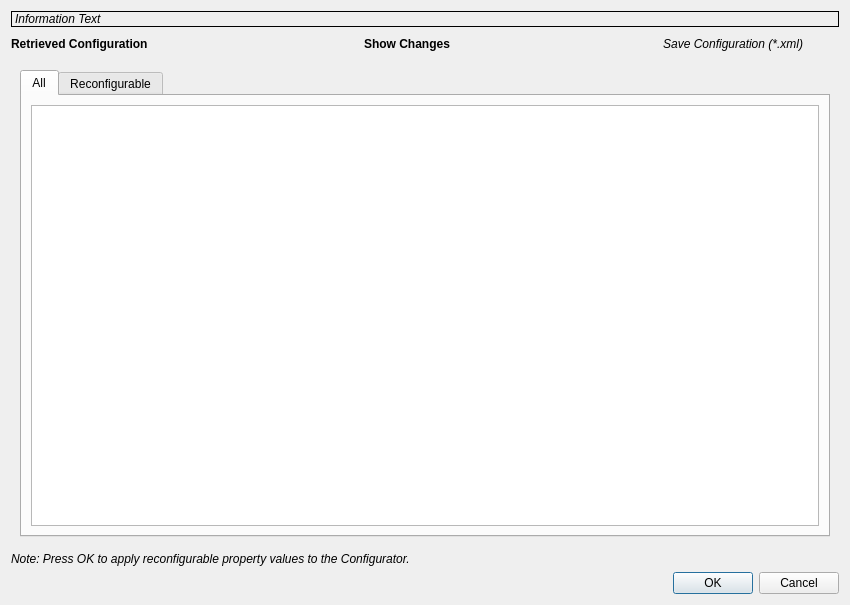
<?xml version="1.0" encoding="UTF-8"?>
<ui version="4.0">
 <class>ConfigurationDialog</class>
 <widget class="QDialog" name="ConfigurationDialog">
  <property name="geometry">
   <rect>
    <x>0</x>
    <y>0</y>
    <width>850</width>
    <height>605</height>
   </rect>
  </property>
  <property name="windowTitle">
   <string>Dialog</string>
  </property>
  <layout class="QVBoxLayout" name="verticalLayout_3">
   <item>
    <widget class="QLabel" name="ui_info">
     <property name="font">
      <font>
       <italic>true</italic>
      </font>
     </property>
     <property name="frameShape">
      <enum>QFrame::Box</enum>
     </property>
     <property name="text">
      <string>Information Text</string>
     </property>
    </widget>
   </item>
   <item>
    <layout class="QHBoxLayout" name="horizontalLayout_3">
     <item>
      <widget class="QLabel" name="ui_show">
       <property name="font">
        <font>
         <weight>75</weight>
         <bold>true</bold>
        </font>
       </property>
       <property name="text">
        <string>Retrieved Configuration</string>
       </property>
      </widget>
     </item>
     <item>
      <widget class="QPushButton" name="ui_swap">
       <property name="font">
        <font>
         <weight>75</weight>
         <bold>true</bold>
        </font>
       </property>
       <property name="text">
        <string>Show Changes</string>
       </property>
       <property name="iconSize">
        <size>
         <width>24</width>
         <height>24</height>
        </size>
       </property>
       <property name="flat">
        <bool>true</bool>
       </property>
      </widget>
     </item>
     <item>
      <widget class="QLabel" name="label">
       <property name="font">
        <font>
         <weight>50</weight>
         <italic>true</italic>
         <bold>false</bold>
        </font>
       </property>
       <property name="layoutDirection">
        <enum>Qt::LeftToRight</enum>
       </property>
       <property name="text">
        <string>Save Configuration (*.xml)</string>
       </property>
       <property name="alignment">
        <set>Qt::AlignRight|Qt::AlignTrailing|Qt::AlignVCenter</set>
       </property>
      </widget>
     </item>
     <item>
      <widget class="QPushButton" name="ui_save_configuration">
       <property name="maximumSize">
        <size>
         <width>30</width>
         <height>120</height>
        </size>
       </property>
       <property name="text">
        <string/>
       </property>
       <property name="iconSize">
        <size>
         <width>24</width>
         <height>24</height>
        </size>
       </property>
       <property name="flat">
        <bool>true</bool>
       </property>
      </widget>
     </item>
    </layout>
   </item>
   <item>
    <widget class="QStackedWidget" name="ui_stack_widget">
     <property name="minimumSize">
      <size>
       <width>220</width>
       <height>0</height>
      </size>
     </property>
     <property name="currentIndex">
      <number>0</number>
     </property>
     <widget class="QWidget" name="page_1">
      <layout class="QVBoxLayout" name="verticalLayout_5">
       <item>
        <widget class="QTabWidget" name="tabWidget">
         <property name="currentIndex">
          <number>0</number>
         </property>
         <widget class="QWidget" name="All">
          <attribute name="title">
           <string>All</string>
          </attribute>
          <layout class="QVBoxLayout" name="verticalLayout_12">
           <item>
            <widget class="QTextEdit" name="ui_text_info_all">
             <property name="sizePolicy">
              <sizepolicy hsizetype="MinimumExpanding" vsizetype="MinimumExpanding">
               <horstretch>0</horstretch>
               <verstretch>0</verstretch>
              </sizepolicy>
             </property>
             <property name="minimumSize">
              <size>
               <width>200</width>
               <height>0</height>
              </size>
             </property>
             <property name="readOnly">
              <bool>true</bool>
             </property>
            </widget>
           </item>
          </layout>
         </widget>
         <widget class="QWidget" name="Configurable">
          <attribute name="title">
           <string>Reconfigurable</string>
          </attribute>
          <layout class="QVBoxLayout" name="verticalLayout_6">
           <item>
            <layout class="QHBoxLayout" name="horizontalLayout_5">
             <property name="spacing">
              <number>0</number>
             </property>
             <item>
              <widget class="QCheckBox" name="ui_reconfigurable_only">
               <property name="toolTip">
                <string>Show properties reconfigurable in current device state.</string>
               </property>
               <property name="text">
                <string>Show Currently Allowed</string>
               </property>
              </widget>
             </item>
             <item>
              <spacer name="horizontalSpacer">
               <property name="orientation">
                <enum>Qt::Horizontal</enum>
               </property>
               <property name="sizeHint" stdset="0">
                <size>
                 <width>40</width>
                 <height>20</height>
                </size>
               </property>
              </spacer>
             </item>
             <item>
              <widget class="QLabel" name="ui_config_count">
               <property name="font">
                <font>
                 <italic>true</italic>
                </font>
               </property>
               <property name="text">
                <string/>
               </property>
              </widget>
             </item>
            </layout>
           </item>
           <item>
            <widget class="QTextEdit" name="ui_text_info_configurable">
             <property name="sizePolicy">
              <sizepolicy hsizetype="MinimumExpanding" vsizetype="MinimumExpanding">
               <horstretch>0</horstretch>
               <verstretch>0</verstretch>
              </sizepolicy>
             </property>
             <property name="minimumSize">
              <size>
               <width>200</width>
               <height>0</height>
              </size>
             </property>
             <property name="readOnly">
              <bool>true</bool>
             </property>
            </widget>
           </item>
          </layout>
         </widget>
        </widget>
       </item>
      </layout>
     </widget>
     <widget class="QWidget" name="page_2">
      <layout class="QVBoxLayout" name="verticalLayout_4">
       <item>
        <layout class="QHBoxLayout" name="horizontalLayout">
         <item>
          <widget class="QCheckBox" name="ui_synchronize_bars">
           <property name="text">
            <string>Synchronize scrollbars</string>
           </property>
           <property name="checked">
            <bool>true</bool>
           </property>
          </widget>
         </item>
         <item>
          <widget class="QCheckBox" name="ui_hide_readonly">
           <property name="text">
            <string>Hide ReadOnly</string>
           </property>
          </widget>
         </item>
        </layout>
       </item>
       <item>
        <layout class="QHBoxLayout" name="horizontalLayout_2">
         <item>
          <layout class="QVBoxLayout" name="verticalLayout">
           <item>
            <widget class="QLabel" name="label_existing">
             <property name="font">
              <font>
               <weight>75</weight>
               <bold>true</bold>
              </font>
             </property>
             <property name="text">
              <string>Existing Configuration</string>
             </property>
            </widget>
           </item>
           <item>
            <widget class="QTextEdit" name="ui_existing">
             <property name="sizePolicy">
              <sizepolicy hsizetype="MinimumExpanding" vsizetype="MinimumExpanding">
               <horstretch>0</horstretch>
               <verstretch>0</verstretch>
              </sizepolicy>
             </property>
             <property name="minimumSize">
              <size>
               <width>100</width>
               <height>0</height>
              </size>
             </property>
             <property name="readOnly">
              <bool>true</bool>
             </property>
            </widget>
           </item>
          </layout>
         </item>
         <item>
          <layout class="QVBoxLayout" name="verticalLayout_2">
           <item>
            <widget class="QLabel" name="label_new">
             <property name="font">
              <font>
               <weight>75</weight>
               <bold>true</bold>
              </font>
             </property>
             <property name="text">
              <string>Retrieved Configuration</string>
             </property>
            </widget>
           </item>
           <item>
            <widget class="QTextEdit" name="ui_retrieved">
             <property name="sizePolicy">
              <sizepolicy hsizetype="MinimumExpanding" vsizetype="MinimumExpanding">
               <horstretch>0</horstretch>
               <verstretch>0</verstretch>
              </sizepolicy>
             </property>
             <property name="minimumSize">
              <size>
               <width>100</width>
               <height>0</height>
              </size>
             </property>
             <property name="readOnly">
              <bool>true</bool>
             </property>
            </widget>
           </item>
          </layout>
         </item>
        </layout>
       </item>
      </layout>
     </widget>
    </widget>
   </item>
   <item>
    <widget class="QLabel" name="ui_note">
     <property name="font">
      <font>
       <italic>true</italic>
      </font>
     </property>
     <property name="text">
      <string>Note: Press OK to apply reconfigurable property values to the Configurator.</string>
     </property>
    </widget>
   </item>
   <item>
    <layout class="QHBoxLayout" name="horizontalLayout_4"/>
   </item>
   <item>
    <widget class="QDialogButtonBox" name="ui_buttonBox">
     <property name="standardButtons">
      <set>QDialogButtonBox::Cancel|QDialogButtonBox::Ok</set>
     </property>
    </widget>
   </item>
  </layout>
 </widget>
 <resources/>
 <connections>
  <connection>
   <sender>ui_buttonBox</sender>
   <signal>clicked(QAbstractButton*)</signal>
   <receiver>ConfigurationDialog</receiver>
   <slot>accept()</slot>
   <hints>
    <hint type="sourcelabel">
     <x>299</x>
     <y>632</y>
    </hint>
    <hint type="destinationlabel">
     <x>299</x>
     <y>324</y>
    </hint>
   </hints>
  </connection>
 </connections>
</ui>
